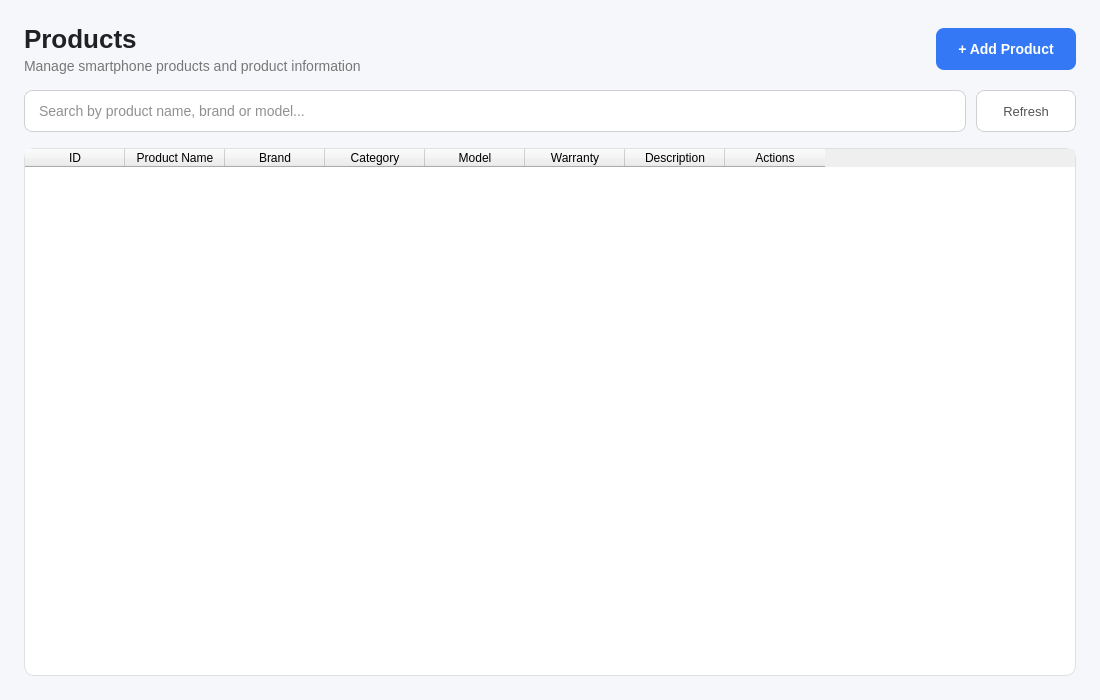
<?xml version="1.0" encoding="UTF-8"?>
<ui version="4.0">
    <class>ProductsPage</class>
    <widget class="QWidget" name="ProductsPage">
        <property name="geometry">
            <rect>
                <x>0</x>
                <y>0</y>
                <width>1100</width>
                <height>700</height>
            </rect>
        </property>

        <property name="windowTitle">
            <string>Products</string>
        </property>

        <property name="styleSheet">
            <string notr="true">
                QWidget#ProductsPage {
                background-color: #F5F7FA;
                }

                /* ==================== TITLE ==================== */

                QLabel#lblTitle {
                color: #202124;
                font-size: 26px;
                font-weight: bold;
                }

                QLabel#lblSubtitle {
                color: #777777;
                font-size: 14px;
                }


                /* ==================== ADD BUTTON ==================== */

                QPushButton#btnAdd {
                background-color: #3478F6;
                color: #FFFFFF;
                border: none;
                border-radius: 8px;
                padding: 10px 18px;
                font-size: 14px;
                font-weight: bold;
                }

                QPushButton#btnAdd:hover {
                background-color: #4A8CFF;
                }

                QPushButton#btnAdd:pressed {
                background-color: #2864D7;
                }


                /* ==================== SEARCH ==================== */

                QLineEdit#txtSearch {
                background-color: #FFFFFF;
                color: #222222;
                border: 1px solid #D0D0D0;
                border-radius: 8px;
                padding: 10px 12px;
                font-size: 14px;
                }

                QLineEdit#txtSearch:hover {
                border: 1px solid #B8B8B8;
                }

                QLineEdit#txtSearch:focus {
                border: 1px solid #3478F6;
                }


                /* ==================== REFRESH ==================== */

                QPushButton#btnRefresh {
                background-color: #FFFFFF;
                color: #555555;
                border: 1px solid #D0D0D0;
                border-radius: 8px;
                padding: 10px 18px;
                font-size: 13px;
                }

                QPushButton#btnRefresh:hover {
                background-color: #F0F4FF;
                color: #3478F6;
                border: 1px solid #B8CCFF;
                }

                QPushButton#btnRefresh:pressed {
                background-color: #EAF1FF;
                }


                /* ==================== TABLE ==================== */

                QTableWidget#tblProducts {
                background-color: #FFFFFF;
                color: #222222;

                border: 1px solid #E0E0E0;
                border-radius: 10px;

                gridline-color: #EEEEEE;

                font-size: 13px;

                selection-background-color: #EAF1FF;
                selection-color: #202124;

                outline: none;
                }

                QTableWidget#tblProducts::item {
                padding: 8px;
                }

                QTableWidget#tblProducts::item:selected {
                background-color: #EAF1FF;
                color: #202124;
                }


                /* ==================== TABLE HEADER ==================== */

                QTableWidget#tblProducts QHeaderView::section {
                background-color: #F8F9FA;
                color: #555555;

                border: none;
                border-bottom: 1px solid #E0E0E0;

                padding: 10px;

                font-size: 13px;
                font-weight: bold;
                }

                QTableWidget#tblProducts QHeaderView::section:hover {
                background-color: #F1F3F4;
                }


                /* ==================== ACTION BUTTONS ==================== */

                /* Edit */

                QPushButton[action="edit"] {
                background-color: #EAF1FF;
                color: #3478F6;

                border: 1px solid #C7D8FF;
                border-radius: 5px;

                padding: 5px 10px;

                font-size: 12px;
                font-weight: bold;
                }

                QPushButton[action="edit"]:hover {
                background-color: #3478F6;
                color: #FFFFFF;
                border: 1px solid #3478F6;
                }

                QPushButton[action="edit"]:pressed {
                background-color: #2864D7;
                }


                /* Delete */

                QPushButton[action="delete"] {
                background-color: #FFF0F0;
                color: #D93025;

                border: 1px solid #FFD0D0;
                border-radius: 5px;

                padding: 5px 10px;

                font-size: 12px;
                font-weight: bold;
                }

                QPushButton[action="delete"]:hover {
                background-color: #D93025;
                color: #FFFFFF;
                border: 1px solid #D93025;
                }

                QPushButton[action="delete"]:pressed {
                background-color: #B3261E;
                }


                /* ==================== ACTION CONTAINER ==================== */

                QWidget#actionWidget {
                background-color: transparent;
                }


                /* ==================== SCROLLBAR ==================== */

                QScrollBar:vertical {
                background: #F5F7FA;
                width: 10px;
                margin: 0px;
                }

                QScrollBar::handle:vertical {
                background: #D0D0D0;
                border-radius: 5px;
                min-height: 30px;
                }

                QScrollBar::handle:vertical:hover {
                background: #B5B5B5;
                }

                QScrollBar::add-line:vertical,
                QScrollBar::sub-line:vertical {
                height: 0px;
                }


                QScrollBar:horizontal {
                background: #F5F7FA;
                height: 10px;
                margin: 0px;
                }

                QScrollBar::handle:horizontal {
                background: #D0D0D0;
                border-radius: 5px;
                min-width: 30px;
                }

                QScrollBar::handle:horizontal:hover {
                background: #B5B5B5;
                }

                QScrollBar::add-line:horizontal,
                QScrollBar::sub-line:horizontal {
                width: 0px;
                }
            </string>
        </property>

        <layout class="QVBoxLayout" name="verticalLayout">
            <property name="spacing">
                <number>16</number>
            </property>

            <property name="leftMargin">
                <number>24</number>
            </property>

            <property name="topMargin">
                <number>24</number>
            </property>

            <property name="rightMargin">
                <number>24</number>
            </property>

            <property name="bottomMargin">
                <number>24</number>
            </property>

            <!-- ==================== HEADER ==================== -->

            <item>
                <layout class="QHBoxLayout" name="headerLayout">
                    <property name="spacing">
                        <number>10</number>
                    </property>

                    <item>
                        <layout class="QVBoxLayout" name="titleLayout">
                            <property name="spacing">
                                <number>4</number>
                            </property>

                            <item>
                                <widget class="QLabel" name="lblTitle">
                                    <property name="text">
                                        <string>Products</string>
                                    </property>
                                </widget>
                            </item>

                            <item>
                                <widget class="QLabel" name="lblSubtitle">
                                    <property name="text">
                                        <string>Manage smartphone products and product information</string>
                                    </property>
                                </widget>
                            </item>

                        </layout>
                    </item>

                    <item>
                        <spacer name="headerSpacer">
                            <property name="orientation">
                                <enum>Qt::Horizontal</enum>
                            </property>
                            <property name="sizeHint" stdset="0">
                                <size>
                                    <width>40</width>
                                    <height>20</height>
                                </size>
                            </property>
                        </spacer>
                    </item>

                    <item>
                        <widget class="QPushButton" name="btnAdd">
                            <property name="minimumSize">
                                <size>
                                    <width>140</width>
                                    <height>42</height>
                                </size>
                            </property>

                            <property name="cursor">
                                <cursorShape>PointingHandCursor</cursorShape>
                            </property>

                            <property name="text">
                                <string>+ Add Product</string>
                            </property>
                        </widget>
                    </item>

                </layout>
            </item>

            <!-- ==================== TOOLBAR ==================== -->

            <item>
                <layout class="QHBoxLayout" name="toolbarLayout">
                    <property name="spacing">
                        <number>10</number>
                    </property>

                    <item>
                        <widget class="QLineEdit" name="txtSearch">
                            <property name="minimumSize">
                                <size>
                                    <width>0</width>
                                    <height>42</height>
                                </size>
                            </property>

                            <property name="placeholderText">
                                <string>Search by product name, brand or model...</string>
                            </property>

                            <property name="clearButtonEnabled">
                                <bool>true</bool>
                            </property>
                        </widget>
                    </item>

                    <item>
                        <widget class="QPushButton" name="btnRefresh">
                            <property name="minimumSize">
                                <size>
                                    <width>100</width>
                                    <height>42</height>
                                </size>
                            </property>

                            <property name="cursor">
                                <cursorShape>PointingHandCursor</cursorShape>
                            </property>

                            <property name="text">
                                <string>Refresh</string>
                            </property>
                        </widget>
                    </item>

                </layout>
            </item>

            <!-- ==================== PRODUCTS TABLE ==================== -->

            <item>
                <widget class="QTableWidget" name="tblProducts">
                    <property name="minimumSize">
                        <size>
                            <width>0</width>
                            <height>400</height>
                        </size>
                    </property>

                    <property name="sizeAdjustPolicy">
                        <enum>QAbstractScrollArea::AdjustIgnored</enum>
                    </property>

                    <property name="alternatingRowColors">
                        <bool>false</bool>
                    </property>

                    <property name="selectionMode">
                        <enum>QAbstractItemView::SingleSelection</enum>
                    </property>

                    <property name="selectionBehavior">
                        <enum>QAbstractItemView::SelectRows</enum>
                    </property>

                    <property name="showGrid">
                        <bool>true</bool>
                    </property>

                    <property name="sortingEnabled">
                        <bool>false</bool>
                    </property>

                    <property name="editTriggers">
                        <set>QAbstractItemView::NoEditTriggers</set>
                    </property>

                    <property name="columnCount">
                        <number>8</number>
                    </property>

                    <property name="rowCount">
                        <number>0</number>
                    </property>

                    <column>
                        <property name="text">
                            <string>ID</string>
                        </property>
                    </column>

                    <column>
                        <property name="text">
                            <string>Product Name</string>
                        </property>
                    </column>

                    <column>
                        <property name="text">
                            <string>Brand</string>
                        </property>
                    </column>

                    <column>
                        <property name="text">
                            <string>Category</string>
                        </property>
                    </column>

                    <column>
                        <property name="text">
                            <string>Model</string>
                        </property>
                    </column>

                    <column>
                        <property name="text">
                            <string>Warranty</string>
                        </property>
                    </column>

                    <column>
                        <property name="text">
                            <string>Description</string>
                        </property>
                    </column>

                    <column>
                        <property name="text">
                            <string>Actions</string>
                        </property>
                    </column>

                </widget>
            </item>

        </layout>
    </widget>

    <resources/>
    <connections/>
</ui>
